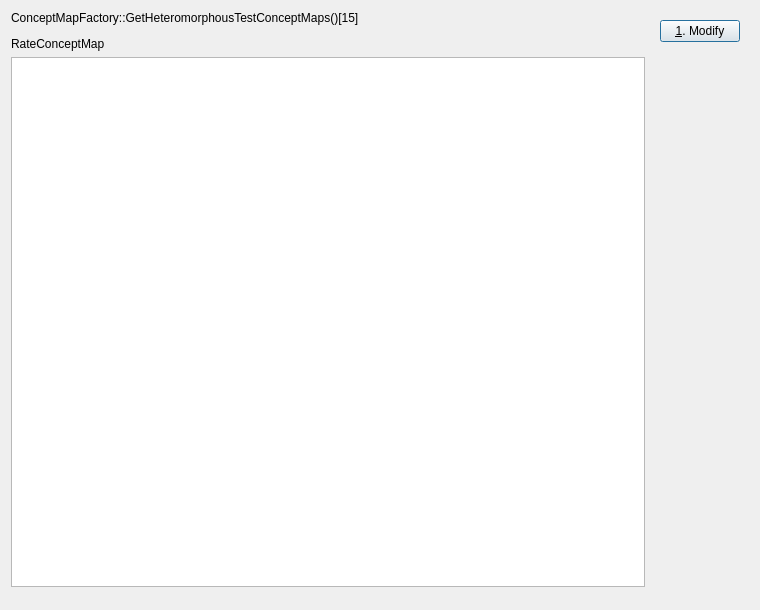
<?xml version="1.0" encoding="UTF-8"?>
<ui version="4.0">
 <class>QtPvdbTestConceptMapRateWidgetDialog</class>
 <widget class="QDialog" name="QtPvdbTestConceptMapRateWidgetDialog">
  <property name="geometry">
   <rect>
    <x>0</x>
    <y>0</y>
    <width>760</width>
    <height>610</height>
   </rect>
  </property>
  <property name="windowTitle">
   <string>Test ConceptMapRateWidget</string>
  </property>
  <property name="windowIcon">
   <iconset resource="ProjectVanDenBogaart.qrc">
    <normaloff>:/images/PicArrow14x14.png</normaloff>:/images/PicArrow14x14.png</iconset>
  </property>
  <layout class="QGridLayout" name="gridLayout">
   <item row="0" column="0">
    <widget class="QLabel" name="label_test">
     <property name="text">
      <string>ConceptMapFactory::GetHeteromorphousTestConceptMaps()[15]</string>
     </property>
    </widget>
   </item>
   <item row="0" column="1" rowspan="6">
    <widget class="QWidget" name="widget" native="true">
     <property name="enabled">
      <bool>true</bool>
     </property>
     <layout class="QVBoxLayout" name="verticalLayout">
      <item>
       <widget class="QPushButton" name="button_test_modify">
        <property name="text">
         <string>&amp;1. Modify</string>
        </property>
       </widget>
      </item>
      <item>
       <spacer name="verticalSpacer">
        <property name="orientation">
         <enum>Qt::Vertical</enum>
        </property>
        <property name="sizeHint" stdset="0">
         <size>
          <width>20</width>
          <height>63</height>
         </size>
        </property>
       </spacer>
      </item>
     </layout>
    </widget>
   </item>
   <item row="3" column="0">
    <widget class="QtPvdbConceptMapRateWidget" name="concept_map">
     <property name="sizePolicy">
      <sizepolicy hsizetype="Expanding" vsizetype="Expanding">
       <horstretch>0</horstretch>
       <verstretch>1</verstretch>
      </sizepolicy>
     </property>
    </widget>
   </item>
   <item row="2" column="0">
    <widget class="QLabel" name="label_12">
     <property name="text">
      <string>RateConceptMap</string>
     </property>
    </widget>
   </item>
  </layout>
 </widget>
 <customwidgets>
  <customwidget>
   <class>QtPvdbConceptMapRateWidget</class>
   <extends>QGraphicsView</extends>
   <header>qtpvdbconceptmapratewidget.h</header>
  </customwidget>
 </customwidgets>
 <resources>
  <include location="ProjectVanDenBogaart.qrc"/>
 </resources>
 <connections/>
</ui>
